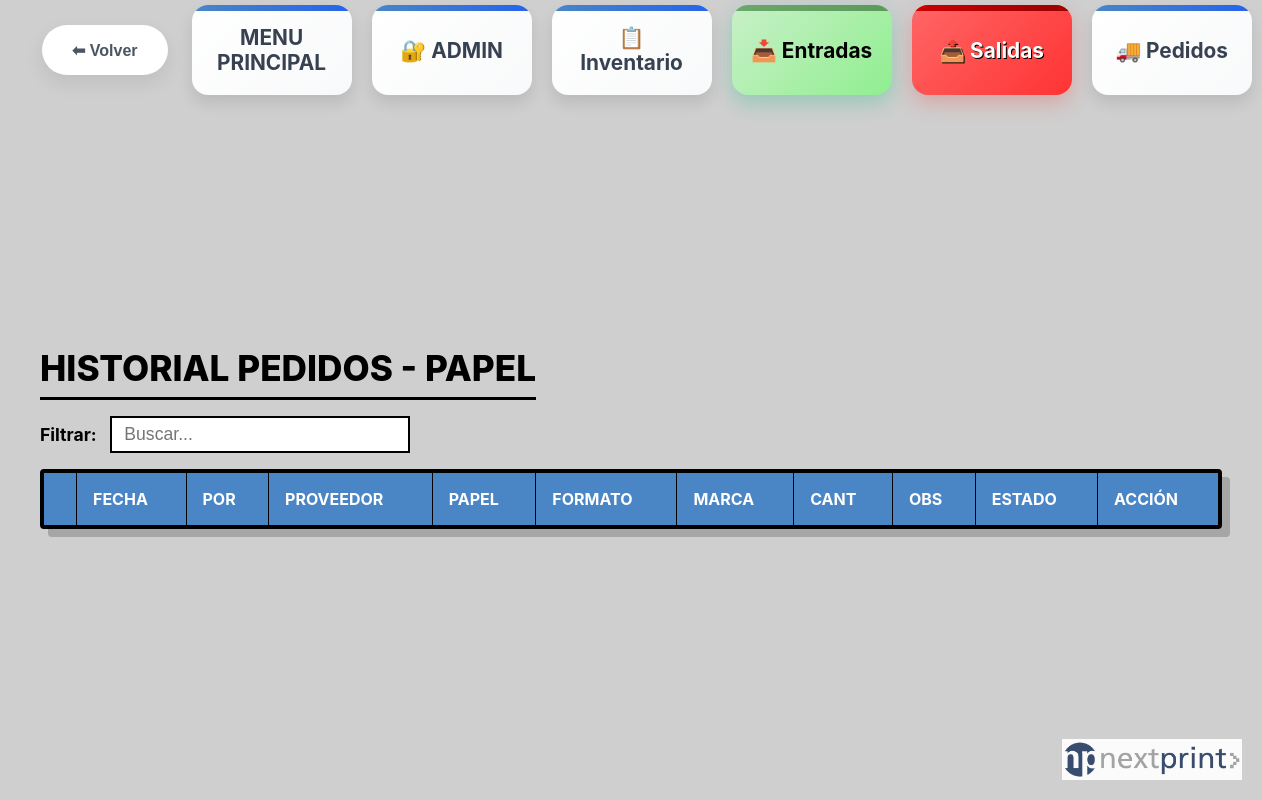
Before: /papel/pedidos/historial (signed in) with the older database file.
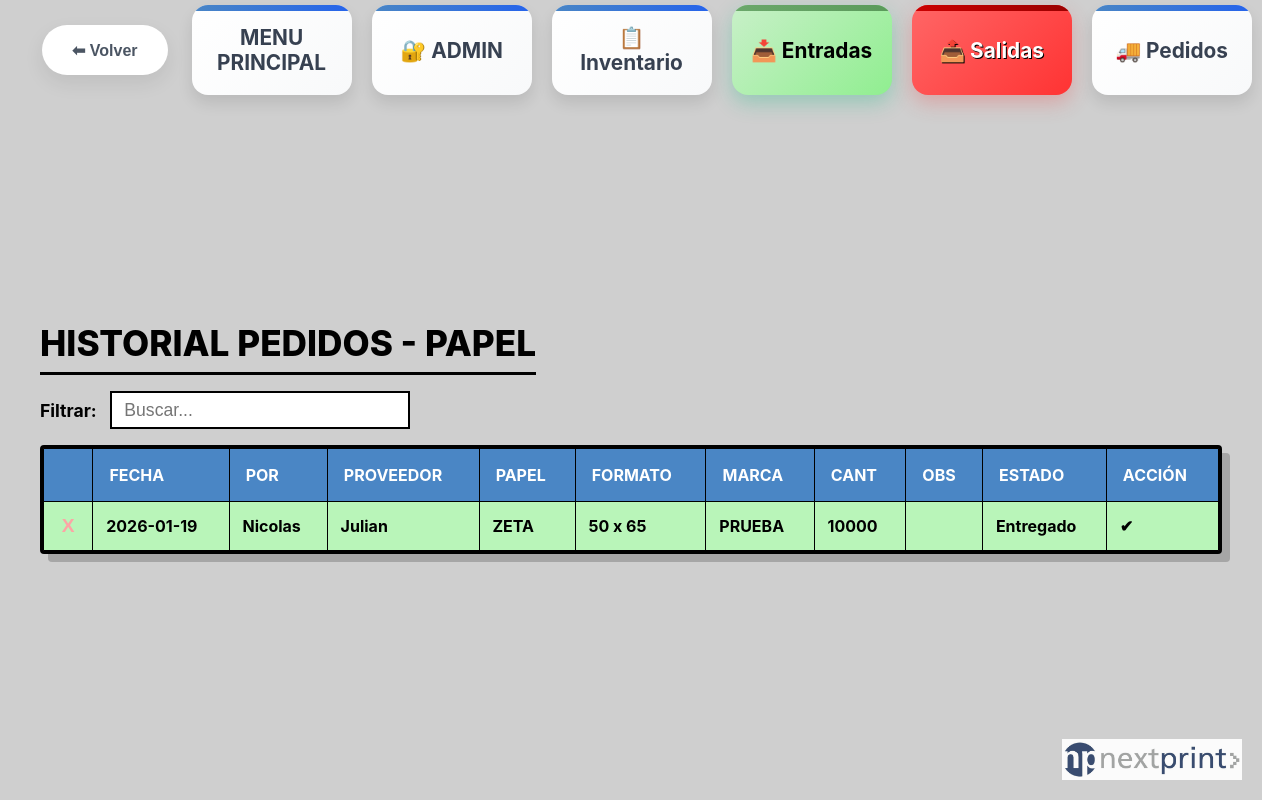
After: the same page with the newer database file.
### tables this page shows
CREATE TABLE papel_pedidos (
    id INTEGER PRIMARY KEY AUTOINCREMENT,
    fecha TEXT NOT NULL,
    tipo_papel TEXT NOT NULL,
    gramaje TEXT NOT NULL,
    formato TEXT NOT NULL,
    marca TEXT NOT NULL,
    proveedor TEXT NOT NULL,
    cantidad INTEGER NOT NULL,
    observaciones TEXT,
    estado TEXT NOT NULL DEFAULT 'En espera'
, pedido_por TEXT, afecta_stock INTEGER DEFAULT 1, es_interno INTEGER DEFAULT 0, sede TEXT DEFAULT '');

### app.py (the view)
@app.route("/papel/pedidos/historial")
def papel_pedidos_historial():
    conn = get_conn()
    registros = conn.execute("SELECT * FROM papel_pedidos ORDER BY id DESC").fetchall()
    conn.close()
    return render_template("base.html", vista="papel_pedidos_historial", modo="papel", registros=registros)

### app.py (called while the page is built)
def get_db_connection():
    conn = sqlite3.connect(DB_PATH) # <-- Usamos la variable que calculamos arriba
    conn.row_factory = sqlite3.Row
    return conn

@app.before_request
def requerir_login():
    rutas_publicas = ['login', 'static']
    if request.endpoint == 'static' or request.endpoint == 'login':
        return
    if not session.get("app_authorized"):
        return redirect(url_for("login"))

### templates/base.html (shortened to what this page needs)
<!DOCTYPE html>
<html lang="es">
<head>
    <link rel="stylesheet" href="{{ url_for('static', filename='styles.css') }}?v=2">
</head>
<body>
    {% if vista != 'login_global' %}
    <header class="top-bar">
        <div class="header-inner">
            <button type="button" class="btn-volver" onclick="window.history.back()">
                <span>⬅ Volver</span>
            </button>
            {% set is_papel = (modo == 'papel') %}
            {% set is_menu = (vista == 'menu') %}
            <nav class="menu-principal">
                <a href="{{ url_for('menu_principal') }}" class="menu-item">
                    MENU PRINCIPAL
                </a>
                {% if is_menu %}
                {% elif is_papel %}
                <a href="{{ url_for('papel_admin') }}" class="menu-item">🔐 ADMIN</a>
                <a href="{{ url_for('papel_inventario') }}" class="menu-item">📋 Inventario</a>
                <a href="{{ url_for('papel_entradas') }}" class="menu-item entradas">📥 Entradas</a>
                <a href="{{ url_for('papel_salidas') }}" class="menu-item salidas">📤 Salidas</a>
                <a href="{{ url_for('papel_pedidos') }}" class="menu-item">🚚 Pedidos</a>
                {% endif %}
            </nav>
        </div>
    </header>
    {% endif %}
    <main class="contenido {% if vista == 'menu' %}contenido-menu{% else %}contenido-app{% endif %}">
        {% if vista == "login_global" %}
        <div class="login-container">
            <form class="login-form" method="POST" action="{{ url_for('login') }}">
                <h2 class="login-title">Bienvenido</h2>
                {% if error %}
                <div class="login-error">{{ error }}</div>
                {% endif %}
                <div class="form-group-login">
                    <label for="usuario">Usuario</label>
                    <input type="text" name="usuario" id="usuario" required autofocus placeholder="Ingresá tu usuario">
                </div>
                <div class="form-group-login">
                    <label for="contrasena">Contraseña</label>
                    <input type="password" name="contrasena" id="contrasena" required placeholder="••••••••">
                </div>
                <div class="chk-container">
                    <input type="checkbox" name="recordar" id="recordar">
                    <label for="recordar">Recordar mi dispositivo</label>
                </div>
                <button type="submit" class="btn-login-submit">Ingresar</button>
                <div class="login-footer">
                    © 2026 Nextprint Stock
                </div>
            </form>
        </div>
            {% elif vista == "papel_pedidos_historial" %}
            <section class="historial">
                <h1 class="historial-titulo">Historial Pedidos - Papel</h1>
                <div class="historial-filtro">
                    <label>Filtrar:</label>
                    <input id="filtro-papel-ped" type="text" placeholder="Buscar...">
                </div>
                <div class="historial-tabla-wrapper">
                    <table class="historial-tabla" id="tabla-papel-pedidos">
                        <thead>
                            <tr>
                                <th style="width: 30px;"></th>
                                <th>Fecha</th>
                                <th>POR</th>
                                <th>PROVEEDOR</th>
                                <th>Papel</th>
                                <th>Formato</th>
                                <th>Marca</th>
                                <th>Cant</th>
                                <th>Obs</th>
                                <th>Estado</th>
                                <th>Acción</th>
                            </tr>
                        </thead>
                        <tbody>
                            {% for r in registros %}
                            <tr
                                class="{% if r['estado'] == 'Entregado' %}pedido-entregado{% endif %} {% if r['es_interno'] %}pedido-interno{% endif %}">
                                <td style="width: 30px; text-align: center;">
                                    {% if r['estado'] == 'Entregado' %}
                                    <button class="btn-borrar-historial-papel" data-id="{{ r['id'] }}">X</button>
                                    {% endif %}
                                </td>
                                <td>{{ r['fecha'] }}</td>
                                <td>{{ r['pedido_por'] }}</td>
                                <td>{{ r['proveedor'] }}</td>
                                <td>{{ r['tipo_papel'] }}</td>
                                <td>{{ r['formato'] }}</td>
                                <td>{{ r['marca'] }}</td>
                                <td>{{ r['cantidad'] }}</td>
                                <td>{{ r['observaciones'] }}</td>
                                <td class="estado-pedido">{{ r['estado'] }}</td>
                                <td>
                                    {% if r['estado'] != 'Entregado' %}
                                    {% if r['es_interno'] %}
                                    <button type="button" class="btn-reservado btn-entregado-papel"
                                        data-id="{{ r['id'] }}">
                                        Reservado
                                    </button>
                                    {% else %}
                                    <button type="button" class="btn-entregado btn-entregado-papel"
                                        data-id="{{ r['id'] }}">
                                        Entregado
                                    </button>
                                    {% endif %}
                                    {% else %}
                                    ✔
                                    {% endif %}
                                </td>
                            </tr>
                            {% endfor %}
                        </tbody>
                    </table>
                </div>
            </section>
            {% endif %}
    </main>
    {% if vista != 'login_global' %}
    <img src="{{ url_for('static', filename='img/logo-nextprint.png') }}" alt="Nextprint" class="logo-fixed">
    {% endif %}
</body>
</html>

Changed rows visible on the page:
added papel_pedidos: fecha "2026-01-19", pedido_por "Nicolas", proveedor "Julian", tipo_papel "ZETA", formato "50 x 65", marca "PRUEBA", cantidad "10000", estado "Entregado"
